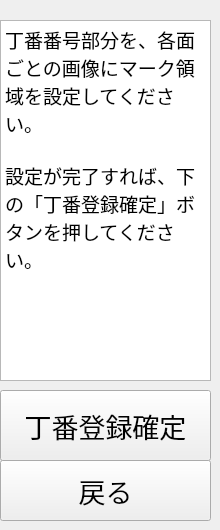
     <widget class="QWidget" name="page_14">
      <widget class="QTextEdit" name="textEdit_12">
       <property name="geometry">
        <rect>
         <x>0</x>
         <y>20</y>
         <width>211</width>
         <height>361</height>
        </rect>
       </property>
       <property name="readOnly">
        <bool>true</bool>
       </property>
       <property name="html">
        <string>&lt;!DOCTYPE HTML PUBLIC &quot;-//W3C//DTD HTML 4.0//EN&quot; &quot;http://www.w3.org/TR/REC-html40/strict.dtd&quot;&gt;
&lt;html&gt;&lt;head&gt;&lt;meta name=&quot;qrichtext&quot; content=&quot;1&quot; /&gt;&lt;meta charset=&quot;utf-8&quot; /&gt;&lt;style type=&quot;text/css&quot;&gt;
p, li { white-space: pre-wrap; }
hr { height: 1px; border-width: 0; }
li.unchecked::marker { content: &quot;\2610&quot;; }
li.checked::marker { content: &quot;\2612&quot;; }
&lt;/style&gt;&lt;/head&gt;&lt;body style=&quot; font-family:'Yu Gothic UI'; font-size:9pt; font-weight:400; font-style:normal;&quot;&gt;
&lt;p style=&quot; margin-top:0px; margin-bottom:0px; margin-left:0px; margin-right:0px; -qt-block-indent:0; text-indent:0px;&quot;&gt;&lt;span style=&quot; font-family:'MS UI Gothic'; font-size:14pt;&quot;&gt;丁番番号部分を、各面ごとの画像にマーク領域を設定してください。&lt;/span&gt;&lt;/p&gt;
&lt;p style=&quot;-qt-paragraph-type:empty; margin-top:0px; margin-bottom:0px; margin-left:0px; margin-right:0px; -qt-block-indent:0; text-indent:0px; font-family:'MS UI Gothic'; font-size:14pt;&quot;&gt;&lt;br /&gt;&lt;/p&gt;
&lt;p style=&quot; margin-top:0px; margin-bottom:0px; margin-left:0px; margin-right:0px; -qt-block-indent:0; text-indent:0px;&quot;&gt;&lt;span style=&quot; font-family:'MS UI Gothic'; font-size:14pt;&quot;&gt;設定が完了すれば、下の「丁番登録確定」ボタンを押してください。&lt;/span&gt;&lt;/p&gt;&lt;/body&gt;&lt;/html&gt;</string>
       </property>
      </widget>
      <widget class="QPushButton" name="PushButtonSwitchPhaseNext2">
       <property name="geometry">
        <rect>
         <x>0</x>
         <y>390</y>
         <width>211</width>
         <height>71</height>
        </rect>
       </property>
       <property name="font">
        <font>
         <family>MS UI Gothic</family>
         <pointsize>20</pointsize>
        </font>
       </property>
       <property name="styleSheet">
        <string notr="true"/>
       </property>
       <property name="text">
        <string>丁番登録確定</string>
       </property>
       <property name="checkable">
        <bool>false</bool>
       </property>
       <property name="checked">
        <bool>false</bool>
       </property>
       <property name="autoDefault">
        <bool>false</bool>
       </property>
       <property name="default">
        <bool>false</bool>
       </property>
       <property name="flat">
        <bool>false</bool>
       </property>
      </widget>
      <widget class="QPushButton" name="PushButtonSwitchPhasePrev2">
       <property name="geometry">
        <rect>
         <x>0</x>
         <y>460</y>
         <width>211</width>
         <height>61</height>
        </rect>
       </property>
       <property name="font">
        <font>
         <family>MS UI Gothic</family>
         <pointsize>20</pointsize>
        </font>
       </property>
       <property name="styleSheet">
        <string notr="true"/>
       </property>
       <property name="text">
        <string>戻る</string>
       </property>
       <property name="checkable">
        <bool>false</bool>
       </property>
       <property name="checked">
        <bool>false</bool>
       </property>
       <property name="autoDefault">
        <bool>false</bool>
       </property>
       <property name="default">
        <bool>false</bool>
       </property>
       <property name="flat">
        <bool>false</bool>
       </property>
      </widget>
     </widget>
